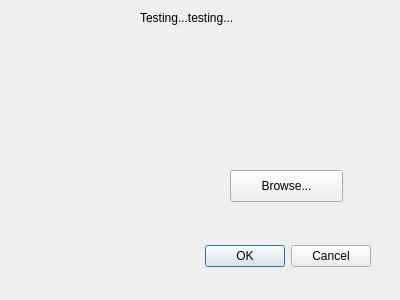
<?xml version="1.0" encoding="UTF-8"?>
<ui version="4.0">
 <class>ZTestDialog2</class>
 <widget class="QDialog" name="ZTestDialog2">
  <property name="geometry">
   <rect>
    <x>0</x>
    <y>0</y>
    <width>400</width>
    <height>300</height>
   </rect>
  </property>
  <property name="windowTitle">
   <string>Dialog</string>
  </property>
  <widget class="QDialogButtonBox" name="buttonBox">
   <property name="geometry">
    <rect>
     <x>30</x>
     <y>240</y>
     <width>341</width>
     <height>32</height>
    </rect>
   </property>
   <property name="orientation">
    <enum>Qt::Horizontal</enum>
   </property>
   <property name="standardButtons">
    <set>QDialogButtonBox::Cancel|QDialogButtonBox::Ok</set>
   </property>
  </widget>
  <widget class="QLabel" name="label">
   <property name="geometry">
    <rect>
     <x>140</x>
     <y>10</y>
     <width>131</width>
     <height>16</height>
    </rect>
   </property>
   <property name="text">
    <string>Testing...testing...</string>
   </property>
  </widget>
  <widget class="QPushButton" name="browseButton">
   <property name="geometry">
    <rect>
     <x>230</x>
     <y>170</y>
     <width>113</width>
     <height>32</height>
    </rect>
   </property>
   <property name="text">
    <string>Browse...</string>
   </property>
  </widget>
 </widget>
 <resources/>
 <connections>
  <connection>
   <sender>buttonBox</sender>
   <signal>accepted()</signal>
   <receiver>ZTestDialog2</receiver>
   <slot>accept()</slot>
   <hints>
    <hint type="sourcelabel">
     <x>248</x>
     <y>254</y>
    </hint>
    <hint type="destinationlabel">
     <x>157</x>
     <y>274</y>
    </hint>
   </hints>
  </connection>
  <connection>
   <sender>buttonBox</sender>
   <signal>rejected()</signal>
   <receiver>ZTestDialog2</receiver>
   <slot>reject()</slot>
   <hints>
    <hint type="sourcelabel">
     <x>316</x>
     <y>260</y>
    </hint>
    <hint type="destinationlabel">
     <x>286</x>
     <y>274</y>
    </hint>
   </hints>
  </connection>
 </connections>
</ui>
